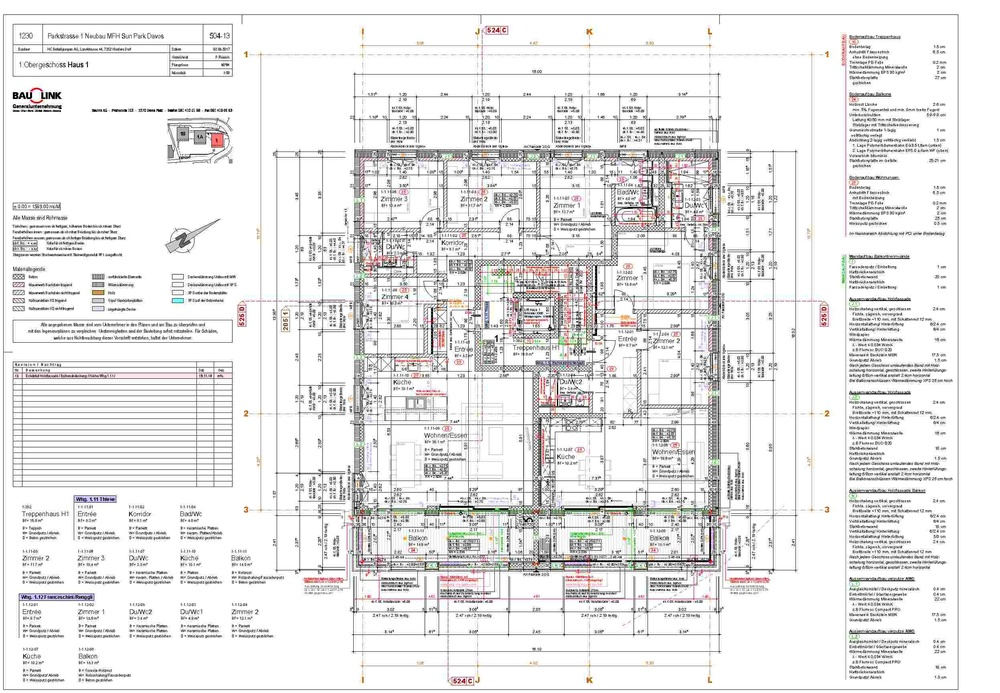
#> input picture plan.jpeg, 1000 x 693 px, shrunk from 2494 x 1729 before the run
$ python -i detect_sloped_lines.py   (imports and definitions only)
#> lines starting #> are read from the running program, lines starting #| are printed output that depends on the picture
import cv2
import numpy as np
import matplotlib.pyplot as plt


kernel_slope = np.array([1,  1, -1, 1, -1,  0, -1,  0,  0])
kernel_slope = np.reshape(kernel_slope, (3, 3))

kernels = [kernel_slope, np.flip(kernel_slope)]


def get_maximum(arr):
    return np.argmax(arr)


def refine_kernel_results(img):
    second_kernel = np.array([-1, -1, 1, -1, 1, -1, 1, -1, -1])
    second_kernel = np.reshape(second_kernel, (3, 3))

    tmp = cv2.filter2D(img, -1, second_kernel)
    _, output = cv2.threshold(tmp, 2.2, 3., cv2.THRESH_BINARY)
    return output / 3.


class SlopedLinesDetection:
    def __init__(self, image):
        self.image = image

    def get_kernel_results(self):
        all_filters_added = np.zeros(self.image.shape)
        for kernel in kernels:
            res = cv2.filter2D(self.image, -1, kernel)
            _, res = cv2.threshold(res, 2.5, 3., cv2.THRESH_BINARY)
            all_filters_added += res / 3.
        return all_filters_added

    def get_candidate_triple(self):
        kernel_image = self.get_kernel_results()
        kernel_image = refine_kernel_results(kernel_image)
        left_to_right_sum = np.reshape(cv2.reduce(kernel_image, 0, cv2.REDUCE_SUM), (-1,))
        up_down_sum = np.reshape(cv2.reduce(kernel_image, 1, cv2.REDUCE_SUM), (-1,))

        first_index = get_maximum(left_to_right_sum)
        left_to_right_sum[first_index-10:first_index+10] = np.zeros((20,))
        second_index = get_maximum(left_to_right_sum)
        third_index = get_maximum(up_down_sum)

        first_index /= self.image.shape[1]
        second_index /= self.image.shape[1]
        third_index /= self.image.shape[0]

        if first_index < second_index:
            return first_index, second_index, third_index
        else:
            return second_index, first_index, third_index

>>> import cv2
>>> picture = cv2.imread('../plan.jpeg')
#> picture is the input picture: shape (693, 1000, 3); mean B, G, R 231.9, 232, 232.7
>>> result = SlopedLinesDetection(picture).get_candidate_triple()
#> the loop in get_kernel_results, `for kernel in kernels:` made 2 passes
#> pass 1, in get_kernel_results, `res = cv2.filter2D(self.image, -1, kernel)`:
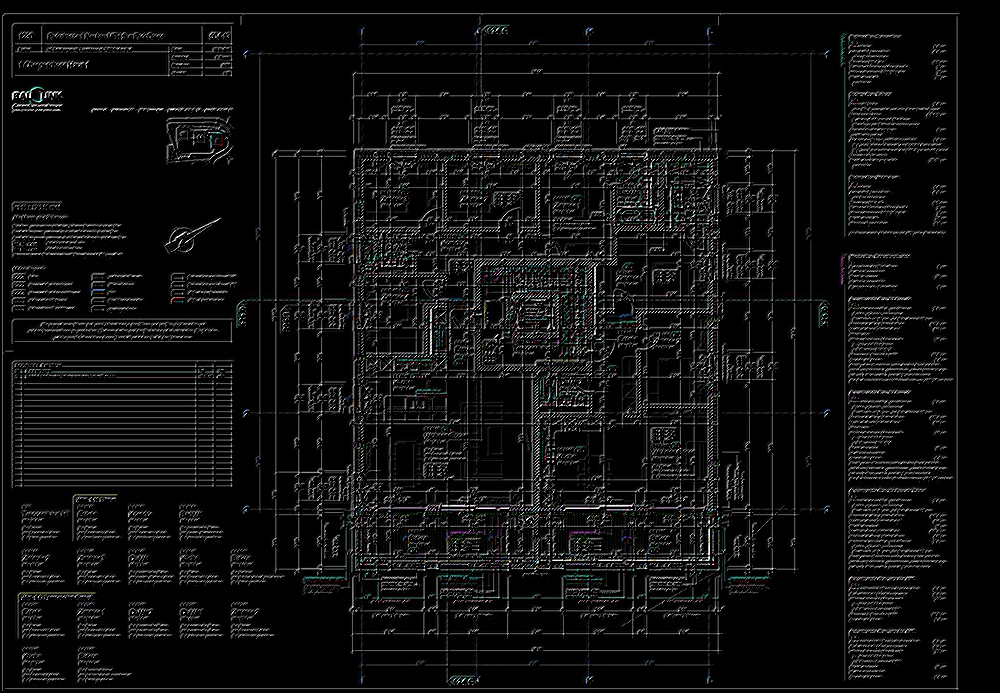
#> res: shape (693, 1000, 3); mean B, G, R 15.6, 15.6, 15.5
#> pass 1, in get_kernel_results, `all_filters_added += res / 3.`:
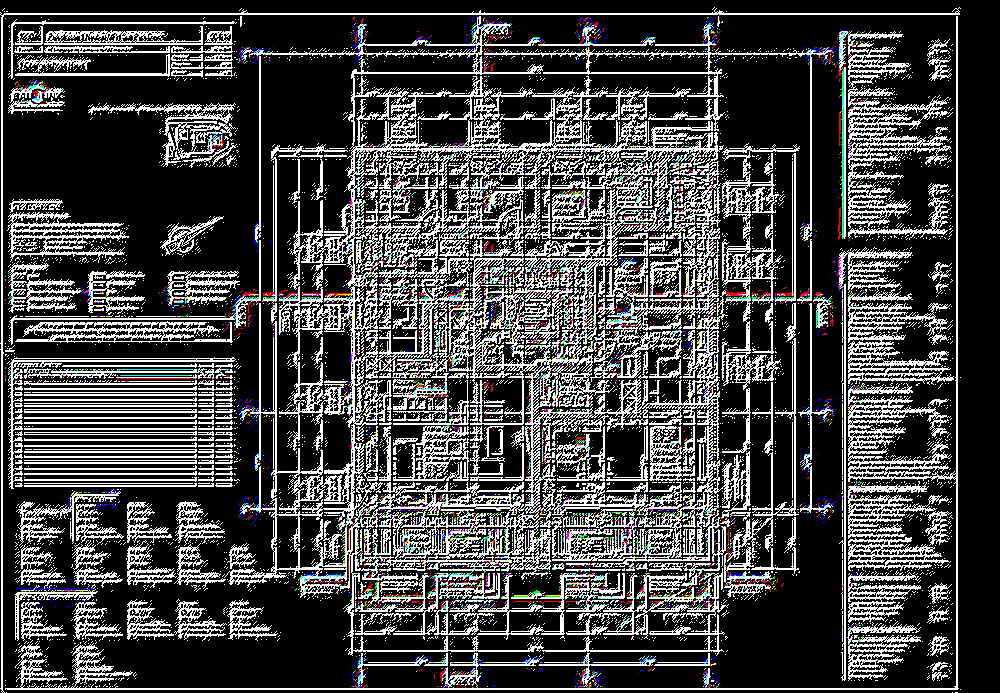
#> all_filters_added: shape (693, 1000, 3) float64; mean B, G, R 0.276, 0.275, 0.276
#> pass 2, in get_kernel_results, `res = cv2.filter2D(self.image, -1, kernel)`:
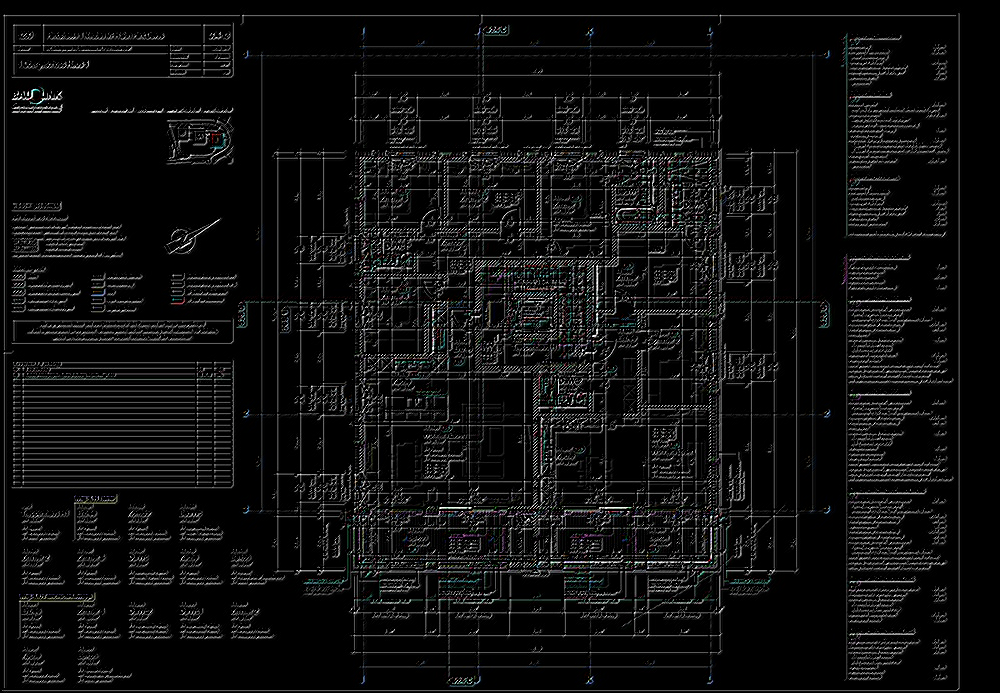
#> res: shape (693, 1000, 3); mean B, G, R 15.6, 15.6, 15.5
#> after the loop in get_kernel_results, `for kernel in kernels:`:
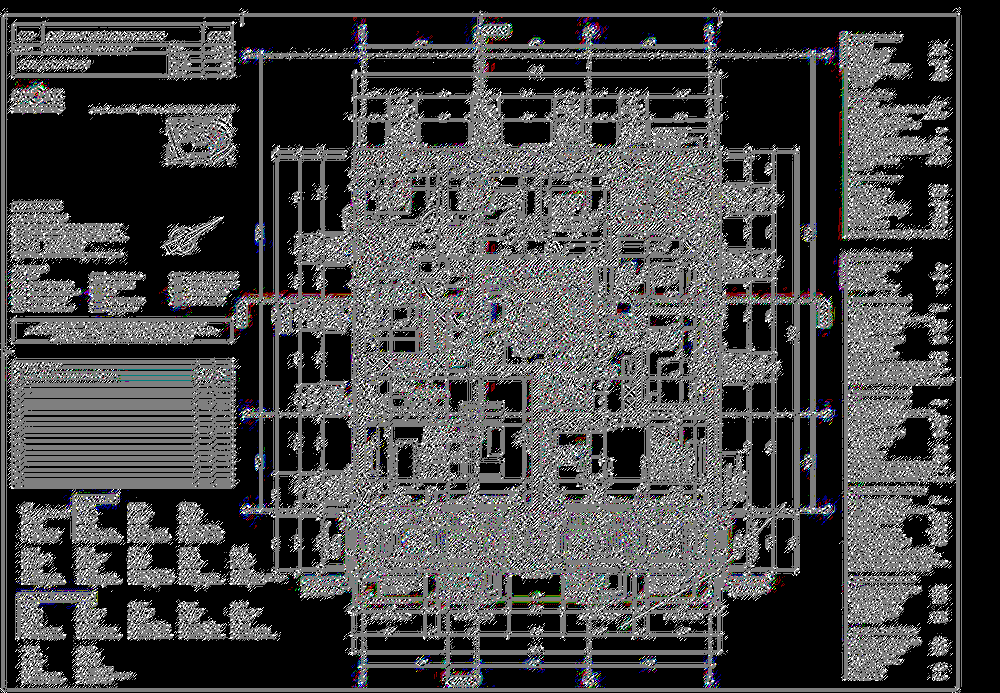
#> all_filters_added: shape (693, 1000, 3) float64; mean B, G, R 0.559, 0.557, 0.558; drawn with min black and max white
#> in refine_kernel_results, `tmp = cv2.filter2D(img, -1, second_kernel)`:
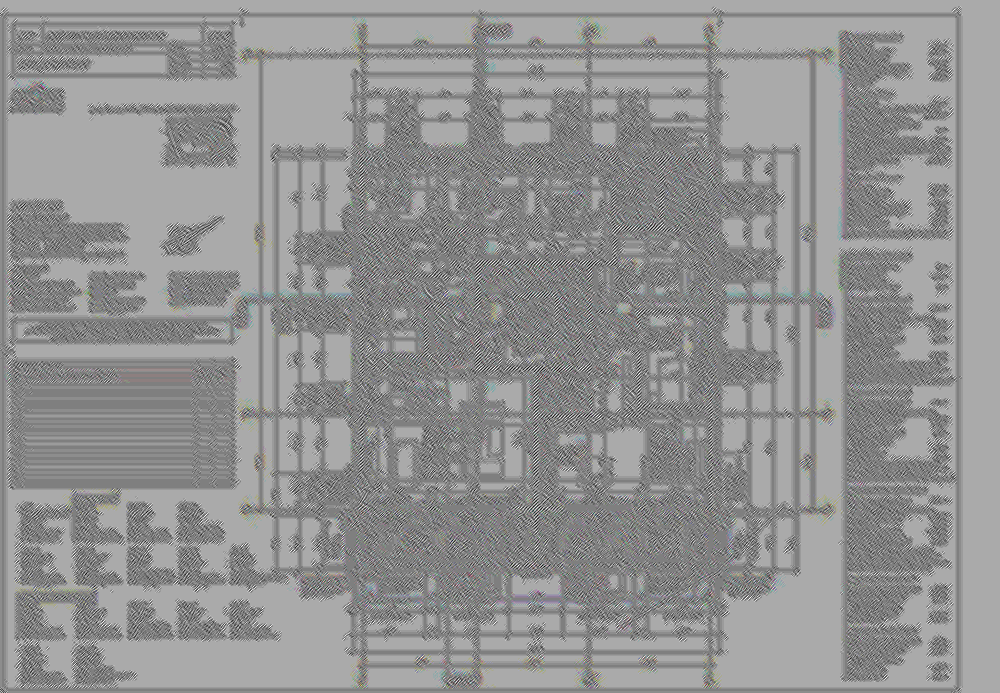
#> tmp: shape (693, 1000, 3) float64; mean B, G, R -1.68, -1.67, -1.68; drawn with min black and max white
#> in refine_kernel_results, `_, output = cv2.threshold(tmp, 2.2, 3., cv2.THRESH_BINARY)`:
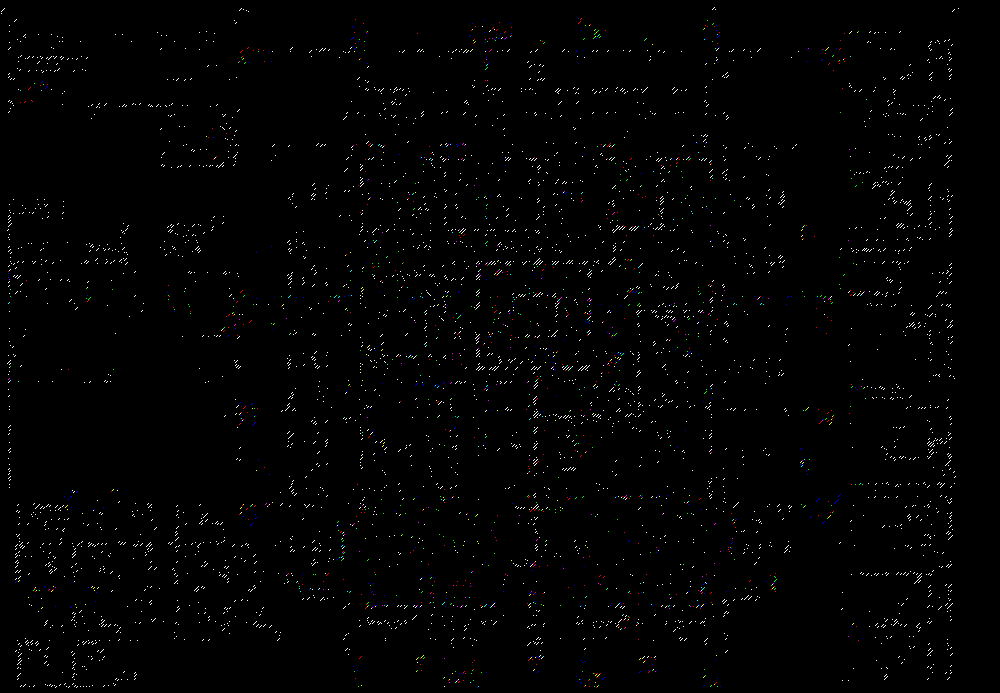
#> output: shape (693, 1000, 3) float64; mean B, G, R 0.0307, 0.0309, 0.031; drawn with min black and max white
#> in get_candidate_triple, `left_to_right_sum = np.reshape(cv2.reduce(kernel_image, 0, cv2.REDUCE_..`: left_to_right_sum = 3000 values, max 61 at index 2850, min 0 at index 0, mean 7.13
#> in get_candidate_triple, `up_down_sum = np.reshape(cv2.reduce(kernel_image, 1, cv2.REDUCE_SUM), ..`: up_down_sum = 2079 values, max 49 at index 790, min 0 at index 0, mean 10.28
#> in get_candidate_triple, `first_index = get_maximum(left_to_right_sum)`: first_index = 2850
#> in get_candidate_triple, `second_index = get_maximum(left_to_right_sum)`: second_index = 27
#> in get_candidate_triple, `third_index = get_maximum(up_down_sum)`: third_index = 790
#> in get_candidate_triple, `first_index /= self.image.shape[1]`: first_index = 2.85
#> in get_candidate_triple, `second_index /= self.image.shape[1]`: second_index = 0.027
#> in get_candidate_triple, `third_index /= self.image.shape[0]`: third_index = 1.14
#> result = (0.027, 2.85, 1.14)
